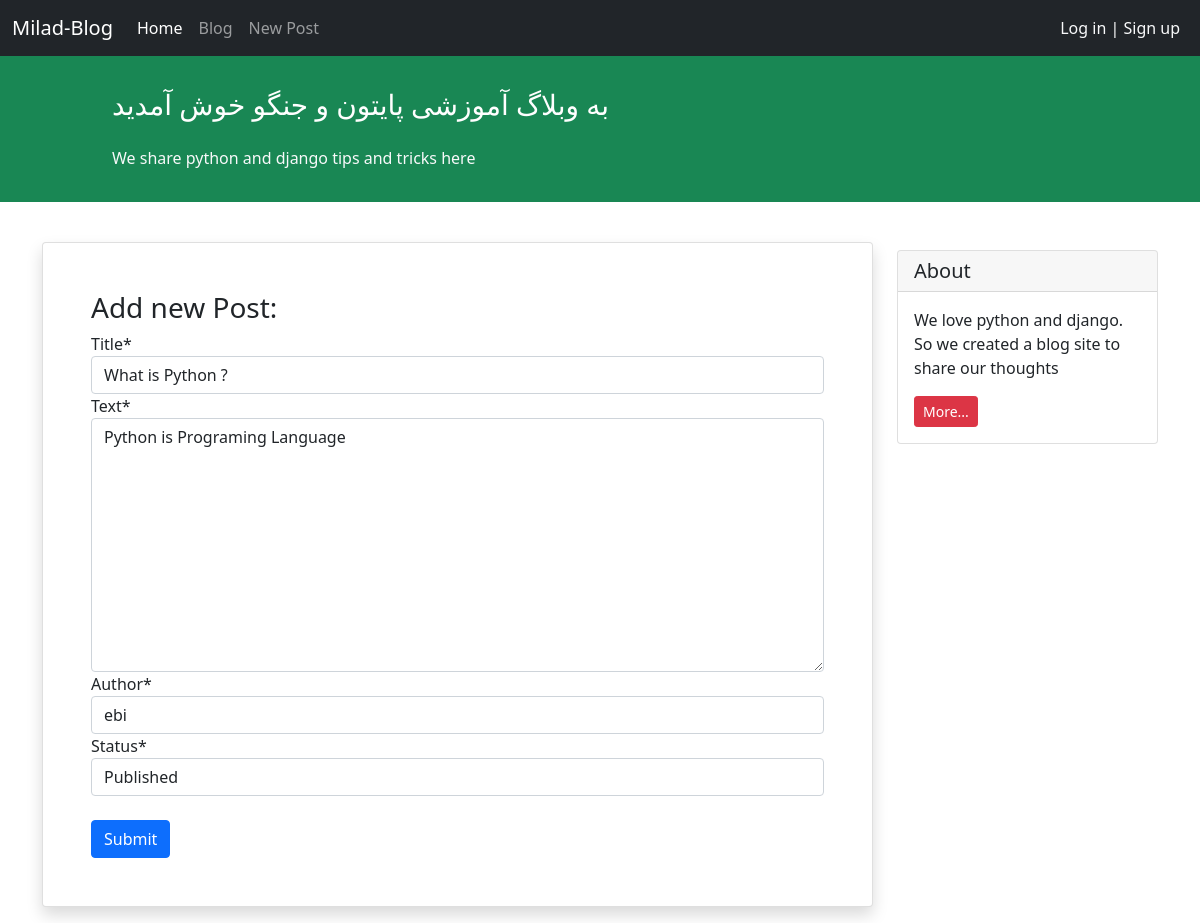
Page /blog/27/update/ on the committed database.
### blog/models.py (models this page shows, shortened)
class Post(models.Model):
    STATUS_CHOICES = (('pub', 'Published'), ('drf', 'Draft'),)
    title = models.CharField(max_length=100)
    text = models.TextField()
    author = models.ForeignKey('auth.User', on_delete=models.CASCADE)
    datetime_created = models.DateTimeField(auto_now_add=True)
    datetime_modified = models.DateTimeField(auto_now=True)
    status = models.CharField(choices=STATUS_CHOICES, max_length=3)

### blog/views.py (the view)
# urls.py: path('<int:pk>/update/', views.PostUpdateView.as_view(), name='post_update'),
class PostUpdateView(generic.UpdateView):
    model = Post
    form_class = PostForm
    template_name = 'blog/create_post.html'

### blog/forms.py
class PostForm(forms.ModelForm):
    class Meta:
        model = Post
        fields = ['title', 'text', 'author', 'status']

### blog/templates/blog/create_post.html (shortened to what this page needs)
{% extends '_base.html' %}
{% load crispy_forms_tags %}
{% block content %}
    <div class="container mt-4">
        <div class="row">
            <div class="col-9">
                <div class="card shadow my-3 p-5">
                    <h3>Add new Post:</h3>
                    <form method="POST">
                        <table>
                        {{ form|crispy }}
                        </table>
                        <button type="submit" class="btn btn-primary mt-4">Submit</button>
                    </form>
                </div>
            </div>
            <div class="col-3">
                <div class="card my-4">
                    <h5 class="card-header">About</h5>
                    <div class="card-body">
                        <p class="card-text">We love python and django. So we created a blog site to share our
                            thoughts</p>
                        <a href="#"
                           class="btn btn-sm btn-danger">
                            More...
                        </a>
                    </div>
                </div>
            </div>
        </div>
    </div>
{% endblock content %}

### rows in the picture
Post: title "What is Python ?", text "Python is Programing Language", author "ebi", status "Published"
